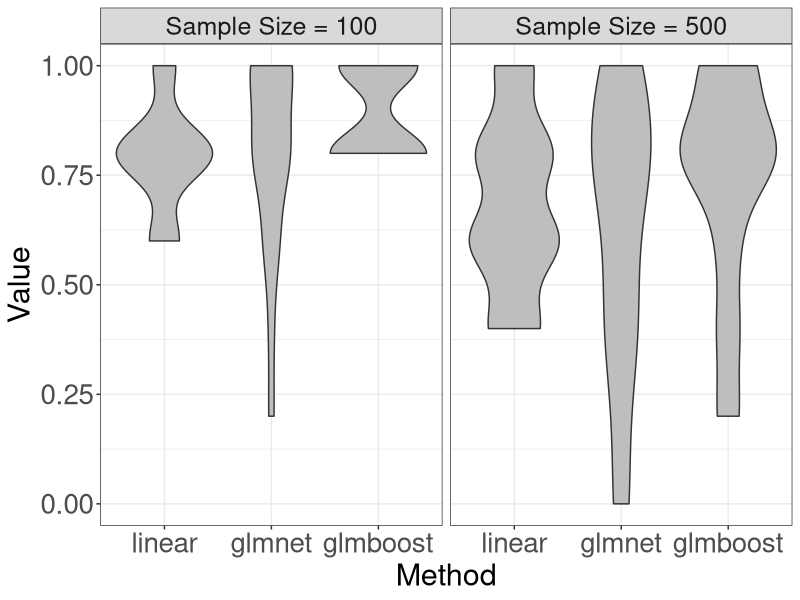

This chart was generated by the following R code:

library(ggplot2)
library(gridExtra)
## Sample size 100
mu <- c(1, 1, 1, 1, 1, 2, 2, 2, 2, 2, 3, 3, 3, 3, 3, 4, 4, 4, 4, 4)
tau <- c(1, 2, 3, 4, 5, 1, 2, 3, 4, 5, 1, 2, 3, 4, 5, 1, 2, 3, 4, 5)
## linear
linear <- c(0.6, 0.6, 0.6, 0.8, 0.6, 0.8, 0.8, 0.8, 0.8, 1, 0.8, 0.8, 0.8, 0.8, 1, 0.8, 0.8, 0.8, 0.8, 1)
## glmnet
glmnet <- c(1, 1, 1, 1, 1, 0.8, 0.6, 0.2, 0.8, 0.8, 0.8, 1, 0.6, 0.8, 1, 1, 0.8, 0.4, 0.8, 0.6)
## glmboost
glmboost <- c(0.8, 0.8, 0.8, 0.8, 0.8, 1, 1, 1, 0.8, 1, 0.8, 0.8, 0.8, 0.8, 1, 1, 1, 1, 0.8, 1)

data_100 <- data.frame(
  Method = rep(c("linear", "glmnet", "glmboost"), each = length(linear)),
  Value = c(linear, glmnet, glmboost),
  SampleSize = rep("100", each = length(linear))
)

## Sample size 500
mu <- c(1, 1, 1, 1, 1, 2, 2, 2, 2, 2, 3, 3, 3, 3, 3, 4, 4, 4, 4, 4)
tau <- c(1, 2, 3, 4, 5, 1, 2, 3, 4, 5, 1, 2, 3, 4, 5, 1, 2, 3, 4, 5)
## linear
linear <- c(0.6, 0.6, 0.6, 0.8, 0.6, 0.8, 0.8, 0.8, 1, 0.8, 0.4, 0.4, 0.4, 1, 0.4, 0.6, 0.6, 0.6, 1, 0.8)
## glmnet
glmnet <- c(0.8, 0.8, 1, 1, 0.8, 0.8, 0.8, 0, 0.4, 0.8, 0.4, 0.8, 1, 0.4, 0.4, 0.6, 0.6, 0, 0.2, 1)
## glmboost
glmboost <- c(0.8, 0.8, 0.8, 1, 1, 0.8, 0.8, 0.8, 1, 0.8, 0.4, 0.2, 0.2, 1, 0.4, 0.8, 0.6, 0.6, 1, 0.8)

data_500 <- data.frame(
  Method = rep(c("linear", "glmnet", "glmboost"), each = length(linear)),
  Value = c(linear, glmnet, glmboost),
  SampleSize = rep("500", each = length(linear))
)

method_order <- c("linear", "glmnet", "glmboost")

# Combine the data for both sample sizes
combined_data <- rbind(data_100, data_500)

# Plot with facets
ggplot(combined_data, aes(x = Method, y = Value, fill = Method)) +
  geom_violin(fill = 'gray') +
  labs(x = "Method",
       y = "Value") +
  facet_wrap(~ SampleSize, ncol = 2, labeller = as_labeller(c("100" = "Sample Size = 100", "500" = "Sample Size = 500"))) +
  theme_bw() +
  theme(axis.text.x = element_text(size = 20), 
        axis.text.y = element_text(size = 20),
        axis.title = element_text(size = 22), 
        strip.text = element_text(size = 18),
        text = element_text(size = 20)) +
  scale_x_discrete(limits = method_order)
